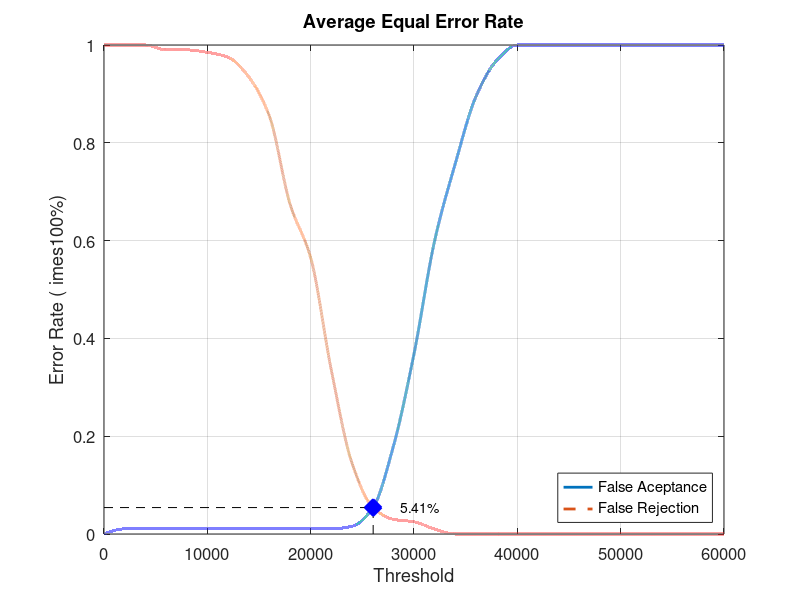
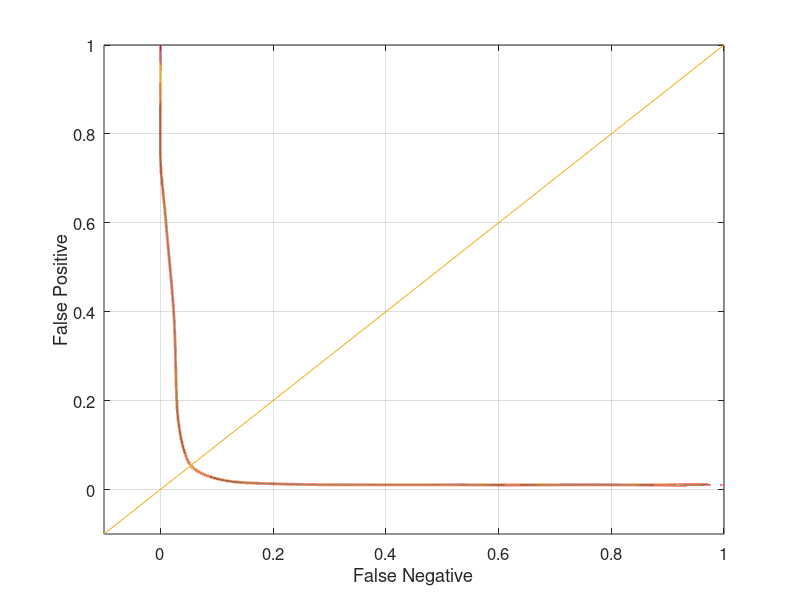

The MATLAB script that drew these images, in order:
close all;
clear;
clc;
x = 0:2000:60000;
xq = 0:0.5:60000;

y0 = [0 0.0105263 0.0105263 0.0105263 0.0105263 0.0105263 0.0105263 0.0105263 0.0105263 0.0105263 0.0105263 0.0105263 0.0157895 0.0526316 0.178947 0.368421 0.6 0.757895 0.894737 0.968421 1 1 1 1 1 1 1 1 1 1 1]
yy0 = interp1(x, y0, xq, 'pchip');
y1 = [1 1 1 0.99 0.99 0.985 0.975 0.935 0.855 0.675 0.565 0.335 0.145 0.055 0.03 0.025 0.01 0 0 0 0 0 0 0 0 0 0 0 0 0 0]
yy1 = interp1(x, y1, xq, 'pchip');

% Calculating EER: 
y2 = abs(y0 - y1);
find(y2 == min(y2))
yy2 = abs(yy0 - yy1);
xEER = find(yy2 == min(yy2));
xEERIndex = xq(xEER) % X-axis EER
yEER = yy0(xEER) % Y-axis EER

main = figure
plot(xq, yy0,'-','LineWidth', 2);	hold on
plot(xq, yy1,'--','LineWidth', 2);	hold on
plot([xEERIndex xEERIndex], [0 yEER], 'k--');	hold on
plot([0 xEERIndex], [yEER yEER], 'k--');	hold on
plot(xEERIndex, yEER, 'bx', 'LineWidth', 10);	hold on
text(xEERIndex + 10 * xEERIndex / 100, yEER, [num2str(round((10000 * yEER)) / 100) '%'])
legend('False Aceptance', 'False Rejection', 'Location', 'SouthEast')
xlabel('Threshold')
ylabel('Error Rate (	imes100%)')
title('Average Equal Error Rate')
set(gca, 'FontSize', 12)
axis([0 60000 0 1])
grid on

print(main, 'Database1_2Main', '-dpng');
FNRxFPR = figure('Color', [1 1 1]);
plot(yy1, yy0, '-', yy1, yy0, 'LineWidth', 2);
hold on
y = -0.1:0.1:1
plot(y, y); 
set(gca, 'FontSize', 12)
xlabel('False Negative')
ylabel('False Positive')
axis([-0.1 1 -0.1 1])
set(gca, 'FontSize', 12)
grid on

print(FNRxFPR, 'Database1_2FNRxFPR','-dpng');
